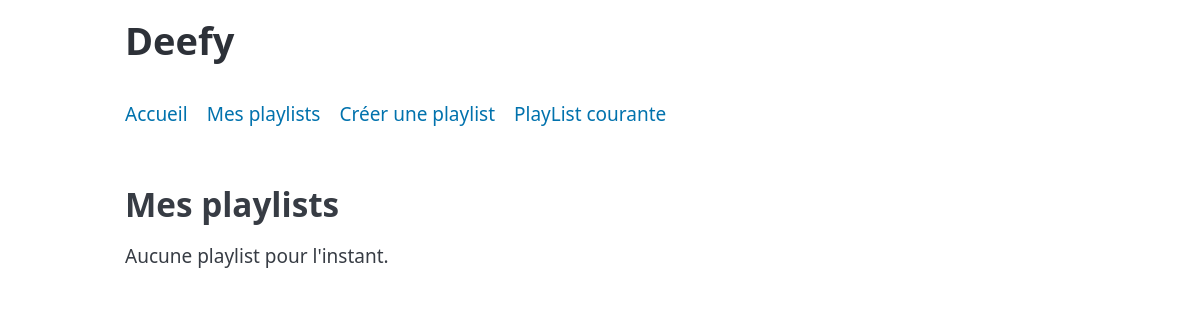
Before: /?action=my-playlists with the older database file.
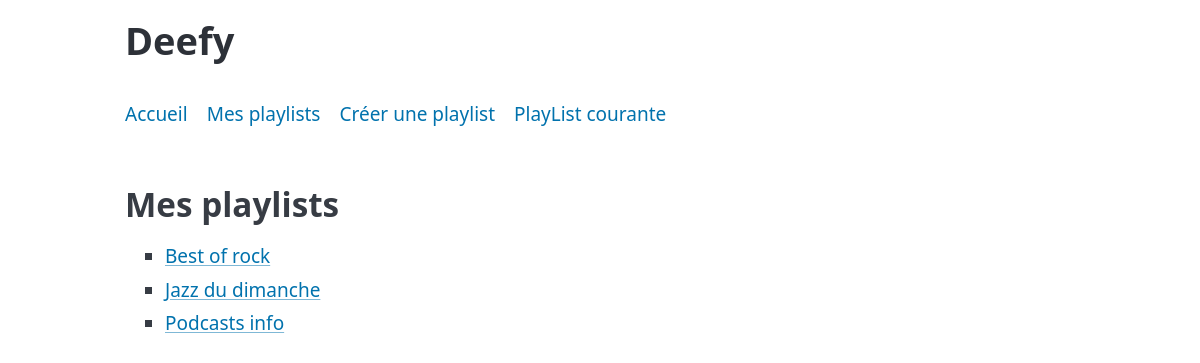
After: the same page with the newer database file.
### tables this page shows
CREATE TABLE playlist (
id INT NOT NULL AUTO_INCREMENT,
nom VARCHAR(100) NOT NULL,
PRIMARY KEY (id)
);

### src/classes/repository/DeefyRepository.php (called while the page is built, shortened)
<?php
class DeefyRepository
{
    private PDO $pdo;
    private static ?DeefyRepository $instance = null;
    private static array $config = [];
    private function __construct(array $conf)
    {
        $dsn = "mysql:host={$conf['host']};dbname={$conf['database']};charset=utf8";
        $this->pdo = new PDO($dsn, $conf['username'], $conf['password'], [
            PDO::ATTR_ERRMODE => PDO::ERRMODE_EXCEPTION,
            PDO::ATTR_DEFAULT_FETCH_MODE => PDO::FETCH_ASSOC,
        ]);
    }
    public static function setConfig(string $file): void
    {
        $conf = parse_ini_file($file);
        self::$config = $conf;
    }
    public static function getInstance(): DeefyRepository
    {
        if (self::$instance === null) {
            self::$instance = new DeefyRepository(self::$config);
        }
        return self::$instance;
    }
    public function findAllPlaylists(): array
    {
        $stmt = $this->pdo->query("SELECT id, nom FROM playlist ORDER BY nom");
        $playlists = [];
        foreach ($stmt->fetchAll() as $row) {
            $pl = new PlayList($row['nom']);
            $pl->setId((int) $row['id']);
            $playlists[] = $pl;
        }
        return $playlists;
    }
}

### src/classes/action/Action.php (called while the page is built, shortened)
<?php
abstract class Action
{
    public function execute(): string
    {
        return $this->executeGet();
    }
    public function __invoke(): string
    {
        return $this->execute();
    }
}

### index.php (called while the page is built, shortened)
<?php
$dispatcher = new Dispatcher();
$dispatcher->addRoute('default', DefaultAction::class)
    ->addRoute('my-playlists', MyPlaylistsAction::class)
    ->addRoute('playlist', DisplayPlaylistAction::class)
    ->addRoute('add-playlist', AddPlaylistAction::class)
    ->addRoute('add-track', AddPodcastTrackAction::class);
$dispatcher->run();

### src/classes/audio/lists/AudioList.php (called while the page is built, shortened)
<?php
class AudioList
{
    public function __construct(string $nom, array $pistes = [])
    {
        $this->nom = $nom;
        $this->pistes = $pistes;
    }
    protected function calculerDuree(): int
    {
        $total = 0;
        return $total;
    }
    public function __get(string $attrName): mixed
    {
        if (property_exists($this, $attrName)) {
            return $this->$attrName;
        }
        throw new InvalidPropertyNameException("invalid property : $attrName");
    }
    public function setId(int $id): void
    {
        $this->id = $id;
    }
}

### src/classes/action/MyPlaylistsAction.php (the view, shortened to what this page needs)
<?php
class MyPlaylistsAction extends Action
{
    protected function executeGet(): string
    {
        $playlists = DeefyRepository::getInstance()->findAllPlaylists();
        if (count($playlists) === 0) {
            return "<h2>Mes playlists</h2><p>Aucune playlist pour l'instant.</p>";
        }
        $html = "<h2>Mes playlists</h2><ul>";
        foreach ($playlists as $pl) {
            $nom = filter_var($pl->nom, FILTER_SANITIZE_SPECIAL_CHARS);
            $html .= "<li><a href=\"?action=playlist&amp;id={$pl->id}\">$nom</a></li>";
        }
        $html .= "</ul>";
        return $html;
    }
}

Changed rows visible on the page:
added playlist: nom "Best of rock"
added playlist: nom "Jazz du dimanche"
added playlist: nom "Podcasts info"
Other visible differences:
text no longer shown: "Aucune playlist pour l'instant."
